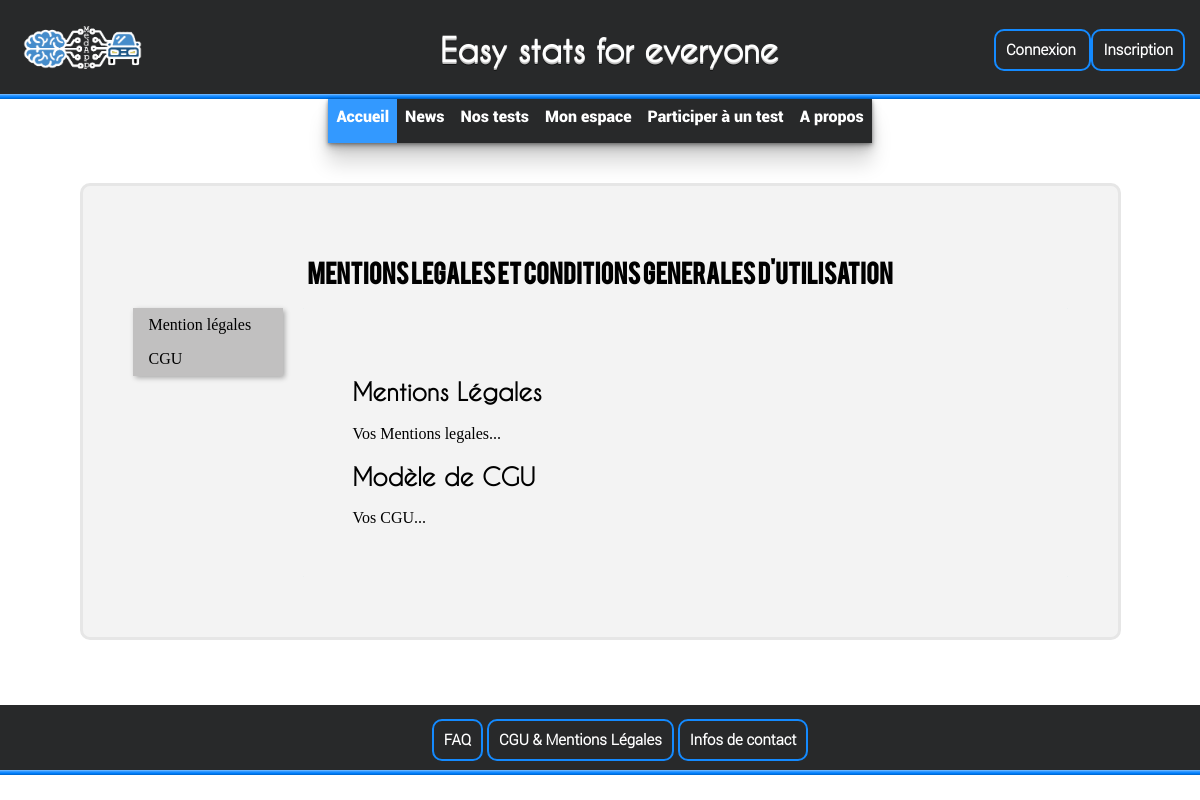
The page /CGUMentionLegales.php on the database as committed earlier.
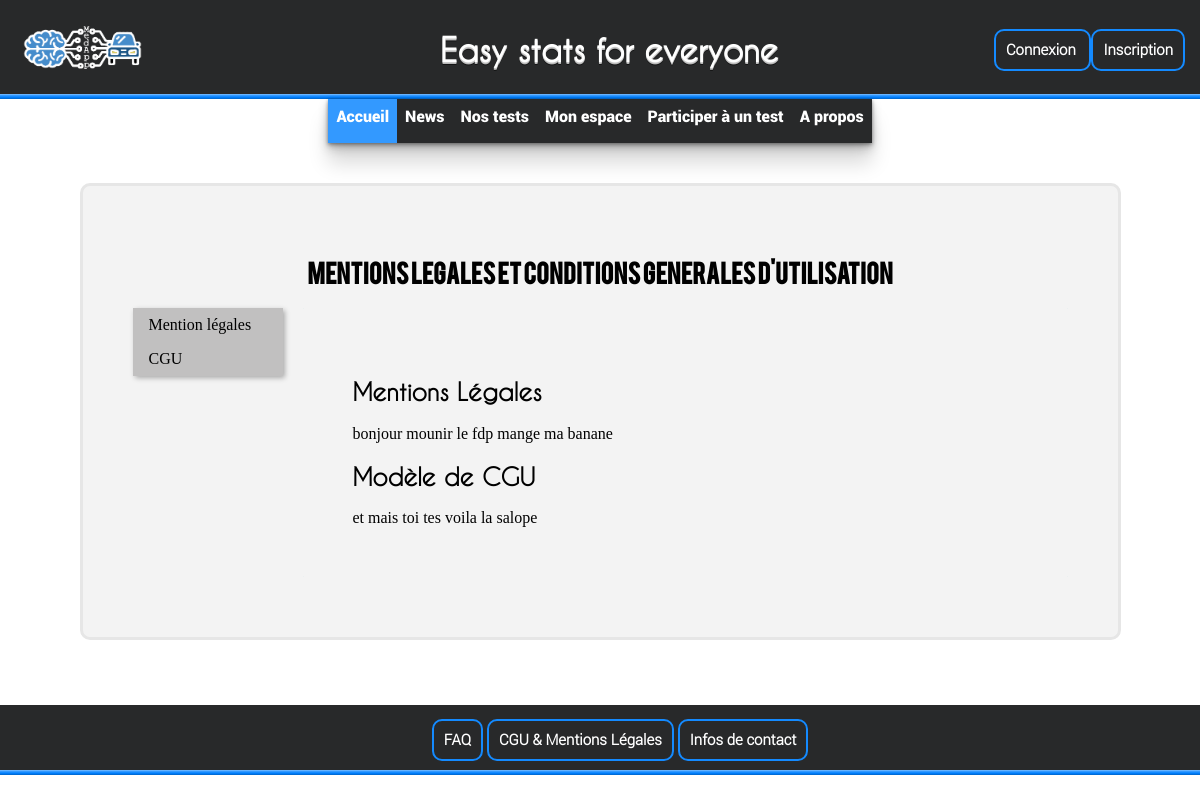
The same page on the database as committed later.
### tables this page shows
CREATE TABLE IF NOT EXISTS `cgu` (
  `idCGU` int(25) NOT NULL AUTO_INCREMENT,
  `MentionLegales` mediumtext NOT NULL,
  `CGU` mediumtext NOT NULL,
  PRIMARY KEY (`idCGU`)
);

### CGUMentionLegales.php (called while the page is built)
<?php
require("Modeles/fonction.php");
require("includes/AccesBase.php");
$req=lireCGU($db,'1');
$donnee=$req->fetch();
$ML=$donnee["MentionLegales"];
$CGU=$donnee["CGU"];
include_once('Vues/CGUMentionLegales.vue.php');
?>

### Modeles/fonction.php (called while the page is built, shortened)
<?php
function lireCGU($db, $id){
	$req = $db->prepare("SELECT * FROM cgu WHERE idCGU='$id'");
	$req->execute();
	return $req;
}
?>

### Vues/CGUMentionLegales.vue.php (the view, shortened to what this page needs)
<!DOCTYPE html>
<html>
    <head>
    <link rel="stylesheet" type="text/css" href="design/CGUMentionLegales.css">
    </head>
    <body>
        <header><?php include_once('includes/header.php'); ?></header>
        <form method="post" action="CGUMentionLegalesEdition.php">
            <section class="section">
                <div class="titrePage">
                    <div class="titreP">
                        <h1>Mentions legales et Conditions generales d'utilisation</h1>
                    </div>
                </div>
                <nav class=menuNav>
                    <ul id="navigation">
                        <li><a href="#Debut ML">Mention légales</a></li>
                        <li><a href="#Debut CGU">CGU</a></li>
                    </ul>
                </nav>
                <article class="texte">
                    <div class="zoneArticle">
                            <h2 id="Debut ML">Mentions Légales</h2>
                            <output name="MentionLegale"><?php  echo $ML?></output>
                            <h2 id="Debut CGU">Modèle de CGU</h2>
                            <output name="CGU"><?php  echo $CGU ?></output>
                        </div>
                </article>
            </section>
        </form>
        <footer><?php include_once('includes/footer.php'); ?></footer>
    </body>
</html>

Rows that differ between the two databases and show on the page:
changed cgu: MentionLegales "Vos Mentions legales..." → "bonjour mounir le fdp mange ma banane"; CGU "Vos CGU..." → "et mais toi tes voila la salope"
